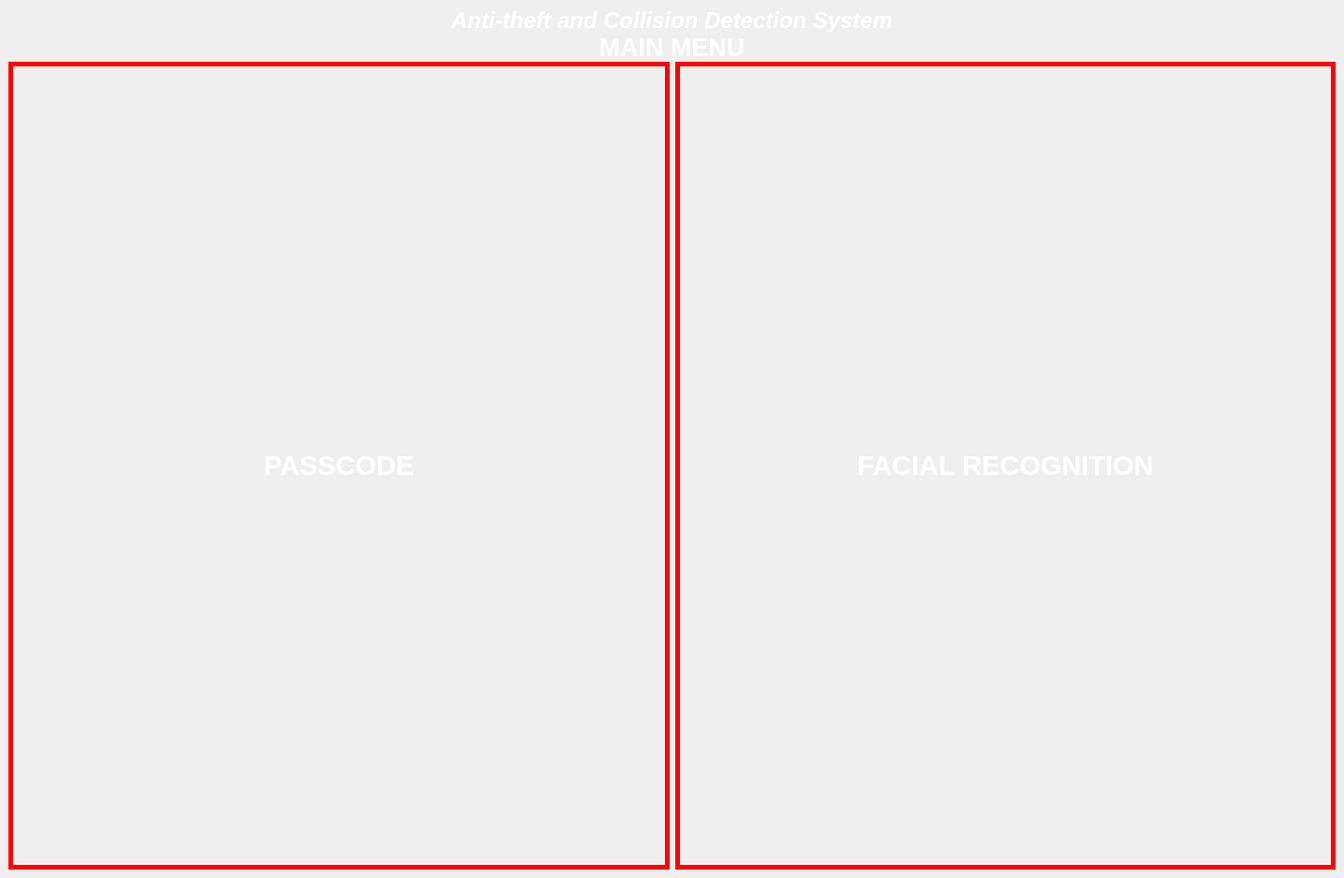
<?xml version="1.0" encoding="UTF-8"?>
<ui version="4.0">
 <class>mainmenu</class>
 <widget class="QMainWindow" name="mainmenu">
  <property name="geometry">
   <rect>
    <x>0</x>
    <y>0</y>
    <width>1437</width>
    <height>939</height>
   </rect>
  </property>
  <property name="windowTitle">
   <string>mainmenu</string>
  </property>
  <widget class="QWidget" name="centralwidget">
   <property name="styleSheet">
    <string notr="true">background-image: url('a.jpg');</string>
   </property>
   <layout class="QVBoxLayout" name="verticalLayout">
    <item>
     <widget class="QLabel" name="label">
      <property name="sizePolicy">
       <sizepolicy hsizetype="Preferred" vsizetype="Preferred">
        <horstretch>17</horstretch>
        <verstretch>5</verstretch>
       </sizepolicy>
      </property>
      <property name="minimumSize">
       <size>
        <width>5</width>
        <height>0</height>
       </size>
      </property>
      <property name="maximumSize">
       <size>
        <width>1000000</width>
        <height>25</height>
       </size>
      </property>
      <property name="font">
       <font>
        <pointsize>18</pointsize>
        <weight>75</weight>
        <italic>true</italic>
        <bold>true</bold>
       </font>
      </property>
      <property name="styleSheet">
       <string notr="true">color: white</string>
      </property>
      <property name="text">
       <string>Anti-theft and Collision Detection System</string>
      </property>
      <property name="alignment">
       <set>Qt::AlignCenter</set>
      </property>
     </widget>
    </item>
    <item>
     <widget class="QLabel" name="label_2">
      <property name="sizePolicy">
       <sizepolicy hsizetype="MinimumExpanding" vsizetype="Maximum">
        <horstretch>0</horstretch>
        <verstretch>0</verstretch>
       </sizepolicy>
      </property>
      <property name="maximumSize">
       <size>
        <width>200000</width>
        <height>20</height>
       </size>
      </property>
      <property name="font">
       <font>
        <pointsize>20</pointsize>
        <weight>75</weight>
        <bold>true</bold>
       </font>
      </property>
      <property name="layoutDirection">
       <enum>Qt::LeftToRight</enum>
      </property>
      <property name="styleSheet">
       <string notr="true">color: white</string>
      </property>
      <property name="text">
       <string>MAIN MENU</string>
      </property>
      <property name="alignment">
       <set>Qt::AlignCenter</set>
      </property>
     </widget>
    </item>
    <item>
     <layout class="QHBoxLayout" name="horizontalLayout">
      <item>
       <widget class="QPushButton" name="passcode_button">
        <property name="sizePolicy">
         <sizepolicy hsizetype="Minimum" vsizetype="Preferred">
          <horstretch>0</horstretch>
          <verstretch>0</verstretch>
         </sizepolicy>
        </property>
        <property name="maximumSize">
         <size>
          <width>16777212</width>
          <height>16777215</height>
         </size>
        </property>
        <property name="font">
         <font>
          <pointsize>22</pointsize>
          <weight>75</weight>
          <bold>true</bold>
         </font>
        </property>
        <property name="styleSheet">
         <string notr="true">*{color: white;
border: 5px solid red}
</string>
        </property>
        <property name="text">
         <string>PASSCODE</string>
        </property>
       </widget>
      </item>
      <item>
       <widget class="QPushButton" name="facial_button">
        <property name="sizePolicy">
         <sizepolicy hsizetype="Preferred" vsizetype="Preferred">
          <horstretch>0</horstretch>
          <verstretch>0</verstretch>
         </sizepolicy>
        </property>
        <property name="font">
         <font>
          <pointsize>22</pointsize>
          <weight>75</weight>
          <bold>true</bold>
         </font>
        </property>
        <property name="styleSheet">
         <string notr="true">*{color: white;
border: 5px solid red}
</string>
        </property>
        <property name="text">
         <string>FACIAL RECOGNITION</string>
        </property>
       </widget>
      </item>
     </layout>
    </item>
   </layout>
  </widget>
 </widget>
 <resources/>
 <connections/>
</ui>
